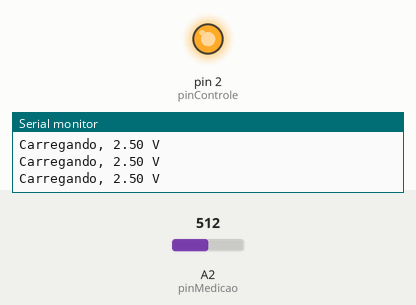
Simulated run of this sketch. Board: Arduino Uno, built with avr-gcc and run on an emulated ATmega328P. On the bench: output pins drawn as LEDs (lit = HIGH), the last lines printed to the serial monitor. The inputs (shaded band) are chosen by the test bench; at power-on: A2 (pinMedicao) = 512.

Above: at 1.2 s.
1.3 s: A2 (pinMedicao) set to 987
2.8 s: A2 (pinMedicao) set to 1014
At 3.3 s:
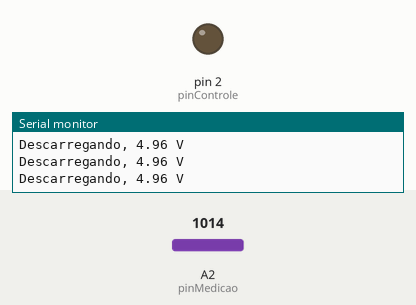
4.3 s: A2 (pinMedicao) set to 22
7.3 s: A2 (pinMedicao) set to 18
At 9.0 s:
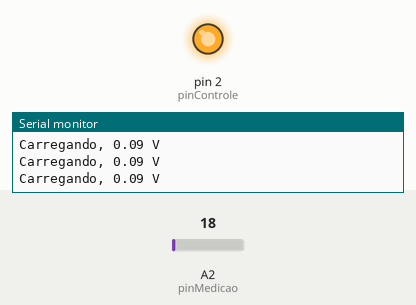
9.8 s: A2 (pinMedicao) set to 1023
At 10.2 s:
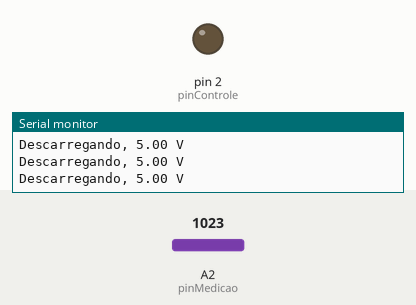
Timing chart, 0 to 12.3 s (numbered marks = the images above; inputs shaded):
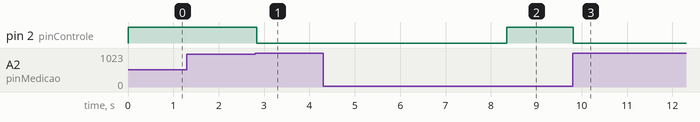

The sketch:

circuito_RC_carga_e_descarga.ino
```cpp
// Parâmetros do circuito
const int pinControle = 2;   // Pino digital (PWM) conectado ao resistor
const int pinMedicao = A2;   // Pino analógico conectado ao capacitor

// Limiares de tensão (em relação ao ADC)
int limiarCarregado = 1023 * (4.9 / 5.0);  // Aproximadamente 4,9 V
int limiarDescarga = 1023 * (0.1 / 5.0);   // Aproximadamente 0,1 V

void setup() {
  Serial.begin(9600);           // Inicia a comunicação serial
  pinMode(pinControle, OUTPUT); // Configura o pino de controle como saída
  digitalWrite(pinControle, LOW); // Inicia o pino em LOW (capacitor descarregado)
}

void loop() {
  // Carregar o capacitor
  digitalWrite(pinControle, HIGH); // Configura o pino para HIGH (5V)
  while (true) {
    int leitura = analogRead(pinMedicao);
    float tensao = (5.0 * leitura) / 1023.0;

    // Envia os dados para o Serial Plotter
    Serial.print("Carregando, ");
    Serial.print(tensao);
    Serial.println(" V");

    if (leitura >= limiarCarregado) { // Verifica se atingiu 4,9 V
      break;
    }
    delay(50); // Atraso para suavizar as leituras
  }

  // Descarregar o capacitor
  digitalWrite(pinControle, LOW); // Configura o pino para LOW (0V)
  while (true) {
    int leitura = analogRead(pinMedicao);
    float tensao = (5.0 * leitura) / 1023.0;

    // Envia os dados para o Serial Plotter
    Serial.print("Descarregando, ");
    Serial.print(tensao);
    Serial.println(" V");

    if (leitura <= limiarDescarga) { // Verifica se atingiu 0,1 V
      break;
    }
    delay(50); // Atraso para suavizar as leituras
  }

  delay(1000); // Pausa entre ciclos
}
```

Measured:
- the behaviour switches between 1001 and 1002 on A2 (pinMedicao) (found by bisection; images 0 and 1)
- the behaviour switches between 21 and 20 on A2 (pinMedicao) (found by bisection; images 1 and 2)
- after the input at 2.8 s, pin 2 (pinControle): HIGH → LOW at once
- after the input at 7.3 s, pin 2 (pinControle): LOW → HIGH after 1.0 s
- after the input at 9.8 s, pin 2 (pinControle): HIGH → LOW at once
